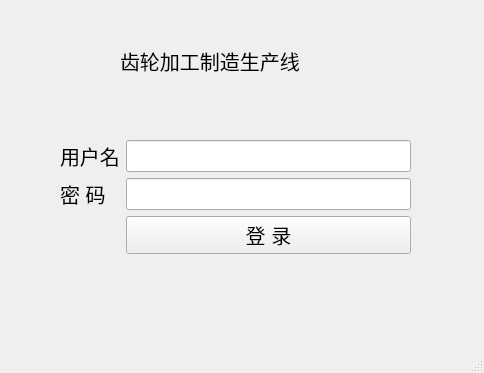
<?xml version="1.0" encoding="UTF-8"?>
<ui version="4.0">
 <class>MainWindow</class>
 <widget class="QMainWindow" name="MainWindow">
  <property name="geometry">
   <rect>
    <x>0</x>
    <y>0</y>
    <width>484</width>
    <height>373</height>
   </rect>
  </property>
  <property name="windowTitle">
   <string>MainWindow</string>
  </property>
  <widget class="QWidget" name="centralwidget">
   <widget class="QWidget" name="formLayoutWidget">
    <property name="geometry">
     <rect>
      <x>60</x>
      <y>140</y>
      <width>351</width>
      <height>141</height>
     </rect>
    </property>
    <layout class="QFormLayout" name="formLayout">
     <item row="0" column="0">
      <widget class="QLabel" name="labeltext1">
       <property name="font">
        <font>
         <pointsize>15</pointsize>
        </font>
       </property>
       <property name="text">
        <string>用户名</string>
       </property>
      </widget>
     </item>
     <item row="0" column="1">
      <widget class="QLineEdit" name="setNemeEdit1">
       <property name="font">
        <font>
         <pointsize>15</pointsize>
        </font>
       </property>
      </widget>
     </item>
     <item row="1" column="0">
      <widget class="QLabel" name="labeltext2">
       <property name="font">
        <font>
         <pointsize>15</pointsize>
        </font>
       </property>
       <property name="text">
        <string>密 码</string>
       </property>
      </widget>
     </item>
     <item row="1" column="1">
      <widget class="QLineEdit" name="PWDEdit2">
       <property name="font">
        <font>
         <pointsize>15</pointsize>
        </font>
       </property>
      </widget>
     </item>
     <item row="2" column="1">
      <widget class="QPushButton" name="pushButton1">
       <property name="font">
        <font>
         <pointsize>15</pointsize>
        </font>
       </property>
       <property name="text">
        <string>登 录</string>
       </property>
      </widget>
     </item>
    </layout>
   </widget>
   <widget class="QLabel" name="labeltext4_2">
    <property name="geometry">
     <rect>
      <x>120</x>
      <y>30</y>
      <width>231</width>
      <height>61</height>
     </rect>
    </property>
    <property name="font">
     <font>
      <pointsize>15</pointsize>
     </font>
    </property>
    <property name="text">
     <string>齿轮加工制造生产线</string>
    </property>
   </widget>
  </widget>
  <widget class="QMenuBar" name="menubar">
   <property name="geometry">
    <rect>
     <x>0</x>
     <y>0</y>
     <width>484</width>
     <height>26</height>
    </rect>
   </property>
  </widget>
  <widget class="QStatusBar" name="statusbar"/>
 </widget>
 <resources/>
 <connections/>
</ui>
